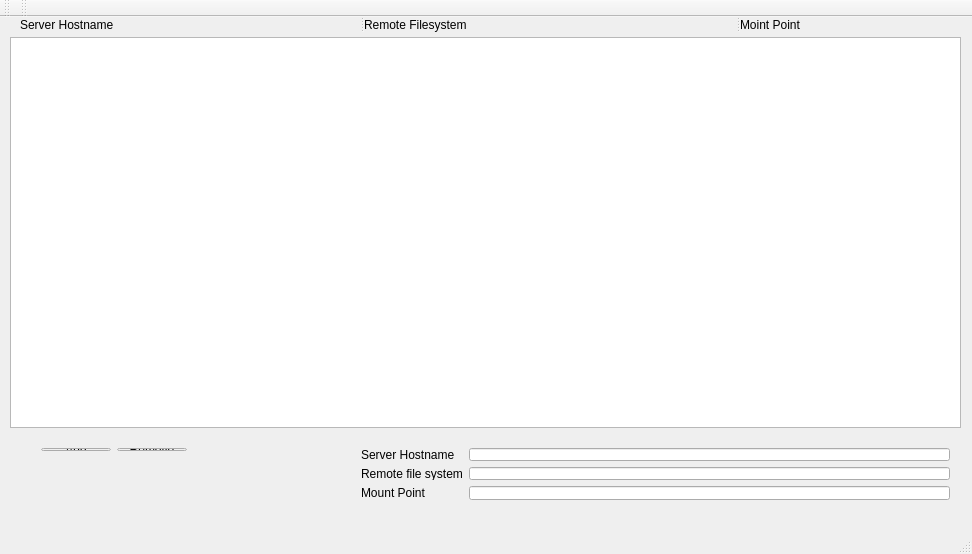
<?xml version="1.0" encoding="UTF-8"?>
<ui version="4.0">
 <class>NFSManager</class>
 <widget class="QMainWindow" name="NFSManager">
  <property name="geometry">
   <rect>
    <x>0</x>
    <y>0</y>
    <width>972</width>
    <height>554</height>
   </rect>
  </property>
  <property name="windowTitle">
   <string>NFSManager</string>
  </property>
  <widget class="QWidget" name="centralWidget">
   <widget class="QTextBrowser" name="textBrowser">
    <property name="geometry">
     <rect>
      <x>10</x>
      <y>20</y>
      <width>951</width>
      <height>391</height>
     </rect>
    </property>
    <property name="source">
     <url>
      <string>file:///etc/fstab</string>
     </url>
    </property>
   </widget>
   <widget class="QWidget" name="">
    <property name="geometry">
     <rect>
      <x>350</x>
      <y>420</y>
      <width>611</width>
      <height>74</height>
     </rect>
    </property>
    <layout class="QFormLayout" name="formLayout">
     <item row="0" column="0">
      <widget class="QLabel" name="label">
       <property name="text">
        <string>Server Hostname</string>
       </property>
      </widget>
     </item>
     <item row="0" column="1">
      <widget class="QLineEdit" name="lineEdit"/>
     </item>
     <item row="1" column="0">
      <widget class="QLabel" name="label_2">
       <property name="text">
        <string>Remote file system</string>
       </property>
      </widget>
     </item>
     <item row="1" column="1">
      <widget class="QLineEdit" name="lineEdit_2"/>
     </item>
     <item row="2" column="0">
      <widget class="QLabel" name="label_3">
       <property name="text">
        <string>Mount Point</string>
       </property>
      </widget>
     </item>
     <item row="2" column="1">
      <widget class="QLineEdit" name="lineEdit_3"/>
     </item>
    </layout>
   </widget>
   <widget class="QSplitter" name="splitter">
    <property name="geometry">
     <rect>
      <x>20</x>
      <y>0</y>
      <width>941</width>
      <height>16</height>
     </rect>
    </property>
    <property name="orientation">
     <enum>Qt::Horizontal</enum>
    </property>
    <widget class="QLabel" name="label_4">
     <property name="text">
      <string>Server Hostname</string>
     </property>
    </widget>
    <widget class="QLabel" name="label_5">
     <property name="text">
      <string>Remote Filesystem</string>
     </property>
    </widget>
    <widget class="QLabel" name="label_6">
     <property name="text">
      <string>Moint Point</string>
     </property>
    </widget>
   </widget>
   <widget class="QWidget" name="">
    <property name="geometry">
     <rect>
      <x>30</x>
      <y>420</y>
      <width>168</width>
      <height>25</height>
     </rect>
    </property>
    <layout class="QHBoxLayout" name="horizontalLayout">
     <item>
      <widget class="QPushButton" name="pushButton">
       <property name="text">
        <string>Add</string>
       </property>
      </widget>
     </item>
     <item>
      <widget class="QPushButton" name="pushButton_2">
       <property name="text">
        <string>Remove</string>
       </property>
      </widget>
     </item>
    </layout>
   </widget>
  </widget>
  <widget class="QToolBar" name="mainToolBar">
   <attribute name="toolBarArea">
    <enum>TopToolBarArea</enum>
   </attribute>
   <attribute name="toolBarBreak">
    <bool>false</bool>
   </attribute>
  </widget>
  <widget class="QStatusBar" name="statusBar"/>
  <widget class="QMenuBar" name="menuBar">
   <property name="geometry">
    <rect>
     <x>0</x>
     <y>0</y>
     <width>972</width>
     <height>21</height>
    </rect>
   </property>
  </widget>
  <widget class="QToolBar" name="toolBar">
   <property name="windowTitle">
    <string>toolBar</string>
   </property>
   <attribute name="toolBarArea">
    <enum>TopToolBarArea</enum>
   </attribute>
   <attribute name="toolBarBreak">
    <bool>false</bool>
   </attribute>
  </widget>
 </widget>
 <layoutdefault spacing="6" margin="11"/>
 <resources/>
 <connections/>
</ui>
